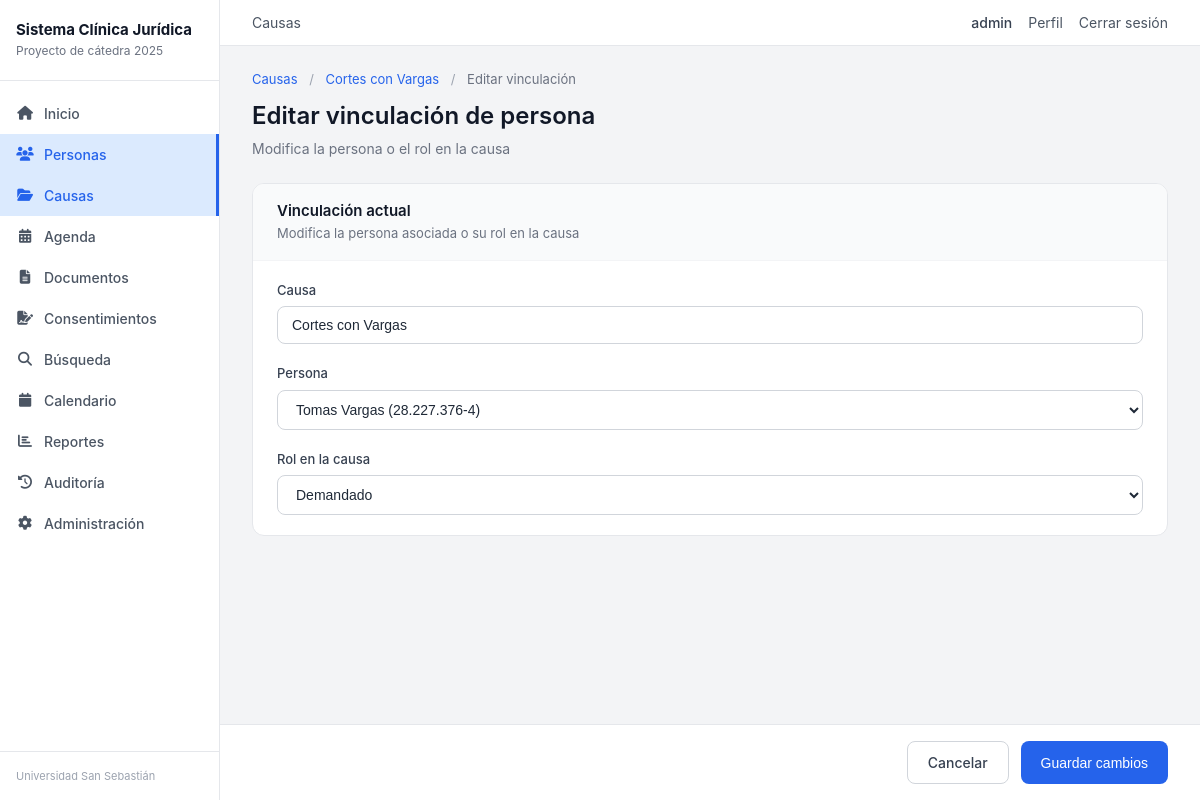
Screenshot of /causas/persona/3/editar/ (signed in) with the database file from the repository.
### apps/gestion/models.py (models this page shows, shortened)
class CausaPersona(models.Model):
    causa = models.ForeignKey(Causa, on_delete=models.CASCADE, related_name='personas_en_causa')
    persona = models.ForeignKey(Persona, on_delete=models.CASCADE, related_name='causas_relacionadas')
    rol_en_causa = models.CharField(max_length=50)
    class Meta:
        unique_together = ('causa', 'persona', 'rol_en_causa')

class Causa(models.Model):
    rit = models.CharField(
        'RIT',
        max_length=20,
        blank=True,
        validators=[validar_rit],
        help_text='Formato: C-1234-2024'
    )
    ruc = models.CharField(
        'RUC',
        max_length=20,
        blank=True,
        validators=[validar_ruc],
        help_text='Formato: 2400123456-7'
    )
    tribunal = models.ForeignKey(
        Tribunal,
        on_delete=models.PROTECT,
        related_name='causas',
        verbose_name='Tribunal'
    )
    materia = models.ForeignKey(
        Materia,
        on_delete=models.PROTECT,
        related_name='causas',
        verbose_name='Materia'
    )
    caratula = models.CharField(max_length=200, verbose_name='Carátula')
    descripcion = models.TextField(
        'Descripción del caso',
        blank=True,
        help_text='Antecedentes y contexto del caso'
    )
    observaciones = models.TextField(
        'Observaciones internas',
        blank=True,
        help_text='Notas internas para el equipo de la clínica jurídica'
    )
    estado = models.ForeignKey(
        EstadoCausa,
        on_delete=models.PROTECT,
        related_name='causas',
        verbose_name='Estado'
    )
    fecha_creacion = models.DateField(auto_now_add=True, verbose_name='Fecha de creación')
    responsable = models.ForeignKey(
        User,
        on_delete=models.SET_NULL,
        null=True,
        blank=True,
        related_name='causas',
        verbose_name='Responsable'
    )
    class Meta:
        ordering = ['-fecha_creacion']
        verbose_name = 'Causa'
        verbose_name_plural = 'Causas'
        indexes = [
            models.Index(fields=['rit'], name='causa_rit_idx'),
            models.Index(fields=['ruc'], name='causa_ruc_idx'),
            models.Index(fields=['caratula'], name='causa_caratula_idx'),
            models.Index(fields=['estado'], name='causa_estado_idx'),
            models.Index(fields=['tribunal'], name='causa_tribunal_idx'),
            models.Index(fields=['materia'], name='causa_materia_idx'),
            models.Index(fields=['responsable'], name='causa_responsable_idx'),
            models.Index(fields=['fecha_creacion'], name='causa_fecha_idx'),
            models.Index(fields=['-fecha_creacion'], name='causa_fecha_desc_idx'),
        ]

class Persona(models.Model):
    TIPO_PERSONA_CHOICES = [
        ('ATENDIDO', 'Persona atendida'),
        ('CONTRAPARTE', 'Contraparte'),
        ('TESTIGO', 'Testigo'),
        ('PERITO', 'Perito'),
        ('TERCERO', 'Tercero interesado'),
        ('OTRO', 'Otro'),
    ]
    GENERO_CHOICES = [
        ('M', 'Masculino'),
        ('F', 'Femenino'),
        ('O', 'Otro'),
        ('NI', 'No informa'),
    ]
    ESTADO_CIVIL_CHOICES = [
        ('SOLTERO', 'Soltero/a'),
        ('CASADO', 'Casado/a'),
        ('DIVORCIADO', 'Divorciado/a'),
        ('VIUDO', 'Viudo/a'),
        ('CONVIVIENTE', 'Conviviente civil'),
        ('SEPARADO', 'Separado/a'),
        ('NI', 'No informa'),
    ]
    REGION_CHOICES = [
        ('RM', 'Región Metropolitana'),
        ('BIOBIO', 'Región del Biobío'),
        ('LOS_RIOS', 'Región de Los Ríos'),
        ('LOS_LAGOS', 'Región de Los Lagos'),
        ('OTRA', 'Otra región'),
    ]
    run = models.CharField(
        'RUN',
        max_length=12,
        unique=True,
        validators=[validar_rut_chileno],
        help_text='Formato: 12.345.678-9'
    )
    nombres = models.CharField(max_length=100, verbose_name='Nombres')
    apellidos = models.CharField(max_length=100, verbose_name='Apellidos')
    tipo_persona = models.CharField(
        max_length=20,
        choices=TIPO_PERSONA_CHOICES,
        default='ATENDIDO',
        verbose_name='Tipo de persona'
    )
    fecha_nacimiento = models.DateField(
        'Fecha de nacimiento',
        null=True,
        blank=True,
        validators=[validar_fecha_nacimiento]
    )
    genero = models.CharField(
        max_length=2,
        choices=GENERO_CHOICES,
        default='NI',
        verbose_name='Género'
    )
    nacionalidad = models.CharField(max_length=50, default='Chilena', verbose_name='Nacionalidad')
    estado_civil = models.CharField(
        max_length=20,
        choices=ESTADO_CIVIL_CHOICES,
        default='NI',
        verbose_name='Estado civil'
    )
    ocupacion = models.CharField(max_length=100, blank=True, null=True, verbose_name='Ocupación')
    email = models.EmailField(blank=True, null=True, verbose_name='Correo electrónico')
    telefono = models.CharField(
        'Teléfono',
        max_length=20,
        blank=True,
        validators=[validar_telefono_chileno],
        help_text='Formato: +56 9 1234 5678'
    )
    direccion = models.CharField(max_length=200, blank=True, null=True, verbose_name='Dirección')
    comuna = models.CharField(max_length=100, blank=True, null=True, verbose_name='Comuna')
    region = models.CharField(
        max_length=20,
        choices=REGION_CHOICES,
        blank=True,
        null=True,
        verbose_name='Región'
    )
    es_vulnerable = models.BooleanField(default=False, verbose_name='¿Es vulnerable?')
    vulnerabilidad = models.TextField(
        blank=True,
        null=True,
        verbose_name='Descripción de vulnerabilidad',
        help_text='Describir situación de vulnerabilidad si aplica'
    )
    requiere_representante = models.BooleanField(
        default=False,
        verbose_name='¿Requiere representante?',
        help_text='Marcar si es menor de edad o tiene incapacidad'
    )
    representante_nombre = models.CharField(
        max_length=200,
        blank=True,
        null=True,
        verbose_name='Nombre del representante'
    )
    representante_run = models.CharField(
        max_length=12,
        blank=True,
        null=True,
        verbose_name='RUN del representante'
    )
    representante_telefono = models.CharField(
        max_length=20,
        blank=True,
        null=True,
        verbose_name='Teléfono del representante'
    )
    observaciones = models.TextField(blank=True, null=True, verbose_name='Observaciones')
    activo = models.BooleanField(default=True, verbose_name='Activo')
    fecha_registro = models.DateTimeField(auto_now_add=True, verbose_name='Fecha de registro')
    class Meta:
        ordering = ['-id']
        verbose_name = 'Persona'
        verbose_name_plural = 'Personas'
        indexes = [
            models.Index(fields=['run'], name='persona_run_idx'),
            models.Index(fields=['nombres', 'apellidos'], name='persona_nombre_idx'),
            models.Index(fields=['email'], name='persona_email_idx'),
            models.Index(fields=['tipo_persona'], name='persona_tipo_idx'),
            models.Index(fields=['activo'], name='persona_activo_idx'),
        ]
    def edad(self):
        if self.fecha_nacimiento:
            from datetime import date
            hoy = date.today()
            return hoy.year - self.fecha_nacimiento.year - (
                (hoy.month, hoy.day) < (self.fecha_nacimiento.month, self.fecha_nacimiento.day)
            )
        return None

### apps/gestion/views.py (the view, shortened to what this page needs)
# urls.py: path('causas/persona/<int:pk>/editar/', views.causa_persona_editar, name='causa_persona_editar'),
@login_required
def causa_persona_editar(request, pk):
    causa_persona = get_object_or_404(CausaPersona, pk=pk)
    context = {
        'causa_persona': causa_persona,
        'personas': Persona.objects.filter(activo=True).order_by('apellidos', 'nombres'),
    }
    return render(request, 'gestion/causa_persona_editar.html', context)

### apps/gestion/permissions.py (called while the page is built)
def obtener_rol_usuario(usuario):
    if not usuario.is_authenticated:
        return None
    if hasattr(usuario, 'perfil') and usuario.perfil:
        rol = usuario.perfil.rol
        return ROLES_ALIAS.get(rol, rol)
    return None

def obtener_permisos_usuario(usuario):
    if not usuario.is_authenticated:
        return {}
    if usuario.is_superuser:
        return {k: True for k in PERMISOS_POR_ROL['ADMIN'].keys()}
    rol = obtener_rol_usuario(usuario)
    if not rol:
        return {}
    return PERMISOS_POR_ROL.get(rol, {}).copy()

def es_admin(usuario):
    return usuario.is_superuser or obtener_rol_usuario(usuario) == 'ADMIN'

def es_externo(usuario):
    return obtener_rol_usuario(usuario) == 'EXTERNO'

def permisos_context_processor(request):
    if not request.user.is_authenticated:
        return {'permisos': {}, 'rol_usuario': None}
    return {
        'permisos': obtener_permisos_usuario(request.user),
        'rol_usuario': obtener_rol_usuario(request.user),
        'es_admin': es_admin(request.user),
        'es_externo': es_externo(request.user),
    }

### templates/gestion/causa_persona_editar.html (shortened to what this page needs)
{% extends 'base.html' %}
{% block section_title %}Causas{% endblock %}
{% block content %}
<div class="page-header-simple">
    <div class="breadcrumb">
        <a href="{% url 'gestion:causas_lista' %}">Causas</a>
        <span class="breadcrumb-separator">/</span>
        <a href="{% url 'gestion:causa_detalle' causa_persona.causa.pk %}">{{ causa_persona.causa.caratula|truncatewords:3 }}</a>
        <span class="breadcrumb-separator">/</span>
        <span>Editar vinculación</span>
    </div>
    <h1 class="page-title">Editar vinculación de persona</h1>
    <p class="page-subtitle">Modifica la persona o el rol en la causa</p>
</div>
<form method="post" class="form-layout">
    <div class="form-card">
        <div class="form-card-header">
            <h2 class="form-card-title">Vinculación actual</h2>
            <p class="form-card-subtitle">Modifica la persona asociada o su rol en la causa</p>
        </div>
        <div class="form-card-body">
            <div class="form-group full-width">
                <label class="form-label">Causa</label>
                <input type="text" class="form-input" value="{{ causa_persona.causa.caratula }}" disabled>
            </div>
            <div class="form-group full-width">
                <label class="form-label">Persona</label>
                <select name="persona" class="form-input" required>
                    {% for p in personas %}
                        <option value="{{ p.pk }}" {% if causa_persona.persona.pk == p.pk %}selected{% endif %}>
                            {{ p.nombres }} {{ p.apellidos }} ({{ p.run }})
                        </option>
                    {% endfor %}
                </select>
            </div>
            <div class="form-group full-width">
                <label class="form-label">Rol en la causa</label>
                <select name="rol_en_causa" class="form-input" required>
                    <option value="Demandado" {% if causa_persona.rol_en_causa == 'Demandado' %}selected{% endif %}>Demandado</option>
                </select>
            </div>
        </div>
    </div>
    <div class="form-footer">
        <a href="{% url 'gestion:causa_detalle' causa_persona.causa.pk %}" class="btn-secondary">Cancelar</a>
        <button type="submit" class="btn-primary">Guardar cambios</button>
    </div>
</form>
{% endblock %}

### templates/base.html (shortened to what this page needs)
{% load static %}
<!DOCTYPE html>
<html lang="es">
<head>
    <link rel="stylesheet" href="{% static 'css/styles.css' %}">
    <link rel="stylesheet" href="https://cdnjs.cloudflare.com/ajax/libs/font-awesome/6.4.0/css/all.min.css">
</head>
<body>
    <div class="app-container">
        <aside class="sidebar">
            <div class="sidebar-header">
                <h1 class="sidebar-title">Sistema Clínica Jurídica</h1>
                <p class="sidebar-subtitle">Proyecto de cátedra 2025</p>
            </div>
            {% if user.is_authenticated %}
            <nav class="sidebar-nav">
                <a href="{% url 'gestion:dashboard' %}" class="nav-item {% if request.resolver_match.url_name == 'dashboard' %}active{% endif %}">
                    <i class="fas fa-home"></i> Inicio
                </a>
                <a href="{% url 'gestion:personas_lista' %}" class="nav-item {% if 'persona' in request.resolver_match.url_name %}active{% endif %}">
                    <i class="fas fa-users"></i> Personas
                </a>
                <a href="{% url 'gestion:causas_lista' %}" class="nav-item {% if 'causa' in request.resolver_match.url_name %}active{% endif %}">
                    <i class="fas fa-folder-open"></i> Causas
                </a>
                <a href="{% url 'gestion:audiencias_lista' %}" class="nav-item {% if 'audiencia' in request.resolver_match.url_name %}active{% endif %}">
                    <i class="fas fa-calendar-alt"></i> Agenda
                </a>
                <a href="{% url 'gestion:documentos_lista' %}" class="nav-item {% if 'documento' in request.resolver_match.url_name %}active{% endif %}">
                    <i class="fas fa-file-alt"></i> Documentos
                </a>
                <a href="{% url 'gestion:consentimientos_lista' %}" class="nav-item {% if 'consentimiento' in request.resolver_match.url_name %}active{% endif %}">
                    <i class="fas fa-file-signature"></i> Consentimientos
                </a>
                <a href="{% url 'gestion:buscar' %}" class="nav-item {% if request.resolver_match.url_name == 'buscar' %}active{% endif %}">
                    <i class="fas fa-search"></i> Búsqueda
                </a>
                <a href="{% url 'gestion:calendario' %}" class="nav-item {% if request.resolver_match.url_name == 'calendario' %}active{% endif %}">
                    <i class="fas fa-calendar"></i> Calendario
                </a>
                {% if user.perfil.rol == 'ADMIN' or user.perfil.rol == 'DIRECTOR' or user.perfil.rol == 'SUPERVISOR' %}
                <a href="{% url 'gestion:reportes' %}" class="nav-item {% if 'reporte' in request.resolver_match.url_name %}active{% endif %}">
                    <i class="fas fa-chart-bar"></i> Reportes
                </a>
                {% endif %}
                {% if user.perfil.rol == 'ADMIN' or user.perfil.rol == 'DIRECTOR' %}
                <a href="{% url 'gestion:auditoria_lista' %}" class="nav-item {% if 'auditoria' in request.resolver_match.url_name %}active{% endif %}">
                    <i class="fas fa-history"></i> Auditoría
                </a>
                {% endif %}
                {% if user.is_superuser or user.perfil.rol == 'ADMIN' or user.perfil.rol == 'DIRECTOR' %}
                <a href="{% url 'gestion:admin_panel' %}" class="nav-item {% if 'admin_' in request.resolver_match.url_name %}active{% endif %}">
                    <i class="fas fa-cog"></i> Administración
                </a>
                {% endif %}
            </nav>
            <div class="sidebar-footer">
                Universidad San Sebastián
            </div>
            {% endif %}
        </aside>
        <div class="main-wrapper">
            <header class="topbar">
                <div class="topbar-left">
                    <span class="topbar-section">{% block section_title %}{% endblock %}</span>
                </div>
                <div class="topbar-right">
                    {% if user.is_authenticated %}
                        <span class="user-name">{{ user.username }}</span>
                        <a href="{% url 'gestion:perfil' %}" class="topbar-link">Perfil</a>
                        <form method="post" action="{% url 'logout' %}" class="logout-form">
                            <button type="submit" class="topbar-link logout-btn">Cerrar sesión</button>
                        </form>
                    {% else %}
                        <a href="{% url 'login' %}" class="topbar-link">Iniciar sesión</a>
                    {% endif %}
                </div>
            </header>
            <main class="content">
                {% block content %}{% endblock %}
            </main>
        </div>
    </div>
</body>
</html>

### rows the page displays
CausaPersona: causa.caratula "Cortes con Vargas", persona "Tomas Vargas (28.227.376-4)", rol_en_causa "Demandado"

### other values shown
{{ user.username }} "admin"
